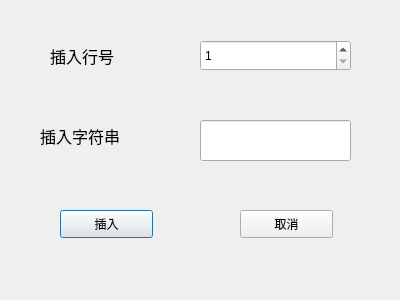
<?xml version="1.0" encoding="UTF-8"?>
<ui version="4.0">
 <class>DialogInsert</class>
 <widget class="QDialog" name="DialogInsert">
  <property name="geometry">
   <rect>
    <x>0</x>
    <y>0</y>
    <width>400</width>
    <height>300</height>
   </rect>
  </property>
  <property name="windowTitle">
   <string>Dialog</string>
  </property>
  <widget class="QSpinBox" name="spinBox">
   <property name="geometry">
    <rect>
     <x>200</x>
     <y>40</y>
     <width>151</width>
     <height>31</height>
    </rect>
   </property>
   <property name="minimum">
    <number>1</number>
   </property>
   <property name="maximum">
    <number>1000000</number>
   </property>
  </widget>
  <widget class="QLabel" name="label">
   <property name="geometry">
    <rect>
     <x>50</x>
     <y>40</y>
     <width>111</width>
     <height>31</height>
    </rect>
   </property>
   <property name="font">
    <font>
     <family>Arial</family>
     <pointsize>12</pointsize>
    </font>
   </property>
   <property name="text">
    <string>插入行号</string>
   </property>
  </widget>
  <widget class="QLineEdit" name="lineEdit">
   <property name="geometry">
    <rect>
     <x>200</x>
     <y>120</y>
     <width>151</width>
     <height>41</height>
    </rect>
   </property>
  </widget>
  <widget class="QLabel" name="label_2">
   <property name="geometry">
    <rect>
     <x>40</x>
     <y>110</y>
     <width>111</width>
     <height>51</height>
    </rect>
   </property>
   <property name="font">
    <font>
     <family>Arial</family>
     <pointsize>12</pointsize>
    </font>
   </property>
   <property name="text">
    <string>插入字符串</string>
   </property>
  </widget>
  <widget class="QPushButton" name="pushButton">
   <property name="geometry">
    <rect>
     <x>60</x>
     <y>210</y>
     <width>93</width>
     <height>28</height>
    </rect>
   </property>
   <property name="text">
    <string>插入</string>
   </property>
  </widget>
  <widget class="QPushButton" name="pushButton_2">
   <property name="geometry">
    <rect>
     <x>240</x>
     <y>210</y>
     <width>93</width>
     <height>28</height>
    </rect>
   </property>
   <property name="text">
    <string>取消</string>
   </property>
  </widget>
 </widget>
 <resources/>
 <connections>
  <connection>
   <sender>pushButton</sender>
   <signal>clicked()</signal>
   <receiver>DialogInsert</receiver>
   <slot>accept()</slot>
   <hints>
    <hint type="sourcelabel">
     <x>106</x>
     <y>223</y>
    </hint>
    <hint type="destinationlabel">
     <x>199</x>
     <y>149</y>
    </hint>
   </hints>
  </connection>
  <connection>
   <sender>pushButton_2</sender>
   <signal>clicked()</signal>
   <receiver>DialogInsert</receiver>
   <slot>reject()</slot>
   <hints>
    <hint type="sourcelabel">
     <x>286</x>
     <y>223</y>
    </hint>
    <hint type="destinationlabel">
     <x>199</x>
     <y>149</y>
    </hint>
   </hints>
  </connection>
 </connections>
</ui>
